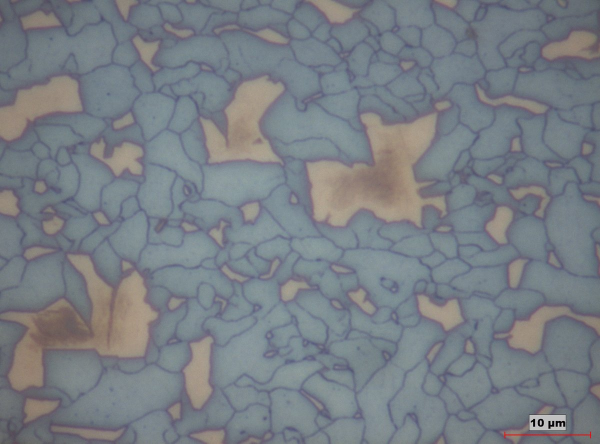
#> input picture Yaz_Staji_Goruntu_Isleme/02_Mikroyapi_Faz_Analizi/goruntuler/ornek_01.jpg, 1200 x 887 px (shown at 1/2 size)
$ python otsu_esikleme.py
#> lines starting #> are read from the running program, lines starting #| are printed output that depends on the picture; after the words box and inside, x2 and y2 are one past the last pixel; in counts of white or black regions, pixels touching at a corner belong together
import cv2
import numpy as np
import os

def nothing(x):
    pass

BASE_DIR = os.path.dirname(os.path.abspath(__file__))
dosya_adi = os.path.join(BASE_DIR, "goruntuler", "ornek_01.jpg")
image = cv2.imread(dosya_adi)
#> image is the input picture: shape (887, 1200, 3); mean B, G, R 132.4, 126, 120
if image is None:
    print(f"HATA: '{dosya_adi}' dosyası bulunamadı!")
    exit()

image = cv2.resize(image, (800, 600), interpolation=cv2.INTER_AREA)
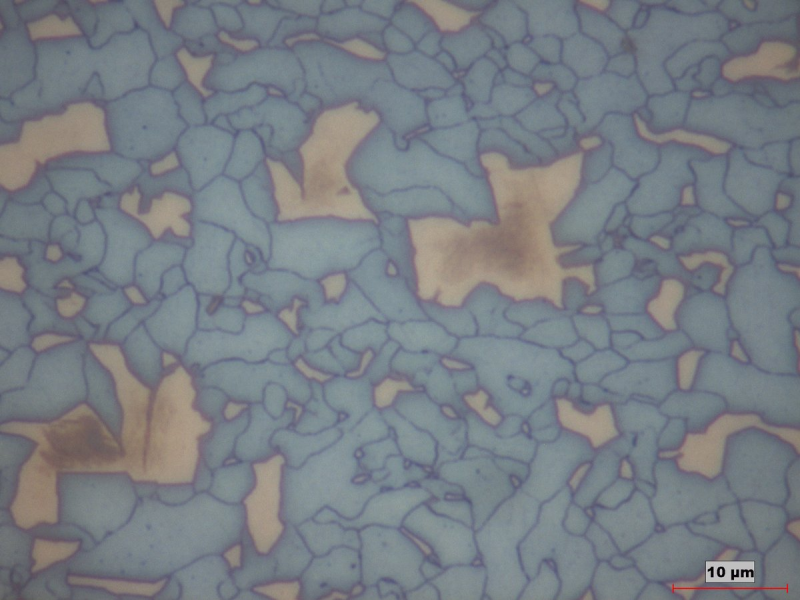
#> image: shape (600, 800, 3); mean B, G, R 132.4, 126, 120
display_base = image.copy()
gray = cv2.cvtColor(display_base, cv2.COLOR_BGR2GRAY)

# Hafif gürültü temizliği (kenarları bozmadan)
denoised = cv2.bilateralFilter(gray, d=7, sigmaColor=50, sigmaSpace=50)

# Otsu ile otomatik referans eşik
oto_esik, _ = cv2.threshold(denoised, 0, 255, cv2.THRESH_BINARY + cv2.THRESH_OTSU)
#> oto_esik = 125

cv2.namedWindow('Panel', cv2.WINDOW_NORMAL)
cv2.resizeWindow('Panel', 450, 260)
cv2.createTrackbar("Hassasiyet (%)", "Panel", 85, 120, nothing)   # Otsu'yu esnetir
cv2.createTrackbar("Kapama_Gucu", "Panel", 3, 15, nothing)        # kopuk sınırları birleştirir
cv2.createTrackbar("Min_Alan", "Panel", 30, 500, nothing)         # küçük benekleri siler

while True:
    tolerans = cv2.getTrackbarPos("Hassasiyet (%)", "Panel") / 100.0
    kapama_gucu = cv2.getTrackbarPos("Kapama_Gucu", "Panel")
    min_alan = cv2.getTrackbarPos("Min_Alan", "Panel")

    dinamik_esik = int(np.clip(oto_esik * tolerans, 1, 254))
#> dinamik_esik = 106
    _, raw_mask = cv2.threshold(denoised, dinamik_esik, 255, cv2.THRESH_BINARY)
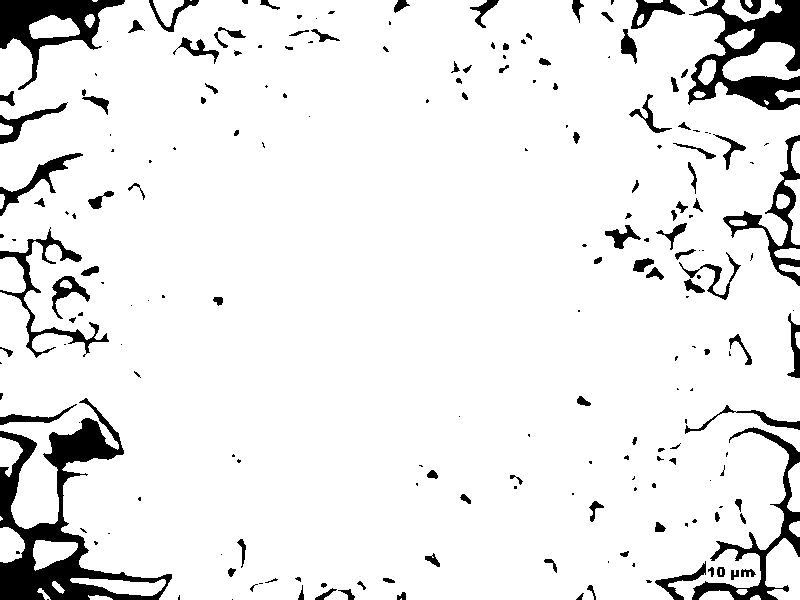
#> raw_mask: shape (600, 800); 91.9% white; 207 black regions (98 under 20 px), largest, box (x1, y1, x2, y2) and area: (0, 398, 172, 600) 9463, (688, 0, 800, 110) 5484, (0, 0, 125, 90) 3762

    # 1. Kopuk tane sınırlarını kapatmak için GÜÇLÜ morfolojik kapama
    k_close = cv2.getStructuringElement(cv2.MORPH_ELLIPSE, (kapama_gucu*2+1, kapama_gucu*2+1))
    closed = cv2.morphologyEx(raw_mask, cv2.MORPH_CLOSE, k_close)
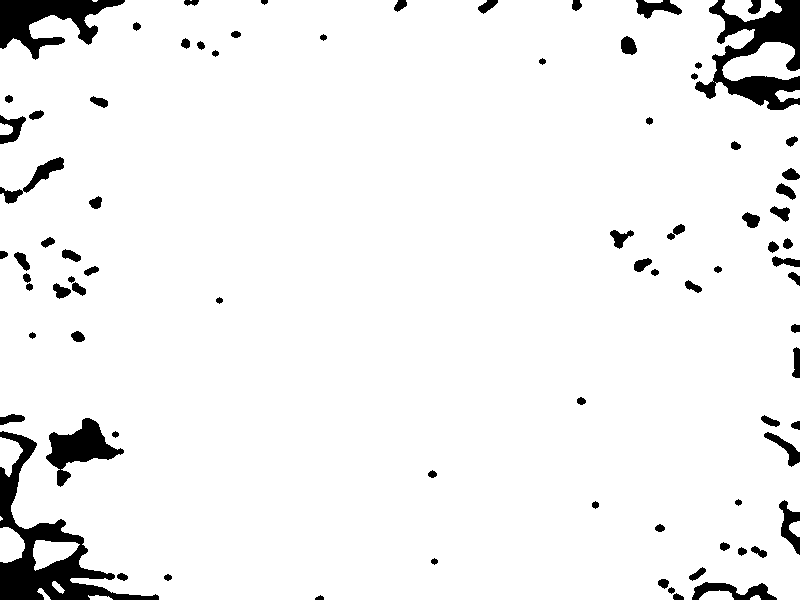
#> closed: shape (600, 800); 94.5% white; 82 black regions, largest, box (x1, y1, x2, y2) and area: (0, 431, 159, 600) 6346, (695, 0, 800, 110) 5015, (0, 0, 125, 60) 3425

    # 2. Ufak gürültü beneklerini alan bazlı temizle (connected components)
    num_labels, labels, stats, _ = cv2.connectedComponentsWithStats(closed, connectivity=8)
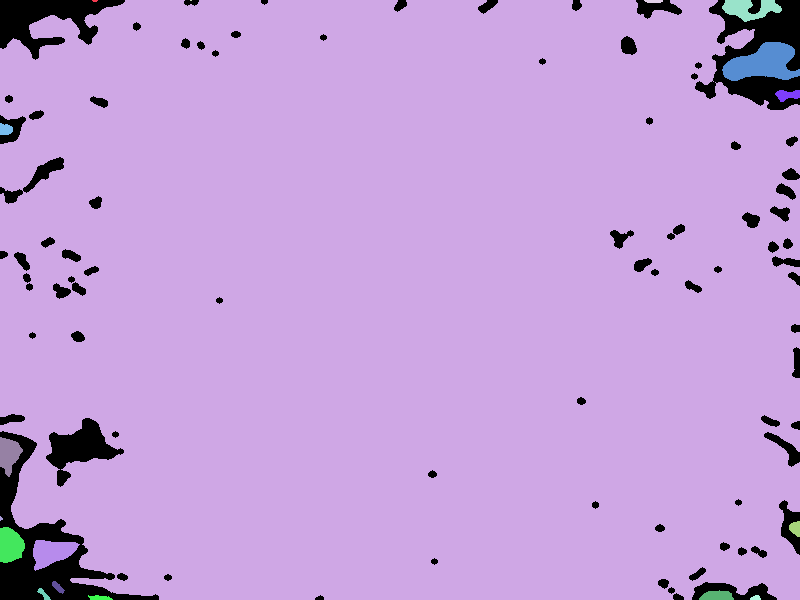
#> labels: shape (600, 800) int32; 19 distinct labels, from 0 to 18; one colour per label, 0 black
#> num_labels = 19; stats = 19 rows, first 6: [0, 0, 800, 600, 26452], [92, 0, 6, 2, 10], [0, 0, 800, 600, 447573], [190, 0, 2, 1, 2], [644, 0, 19, 3, 51], [722, 0, 60, 22, 774]
    clean_mask = np.zeros_like(closed)
    for i in range(1, num_labels):
        if stats[i, cv2.CC_STAT_AREA] >= min_alan:
            clean_mask[labels == i] = 255
#> clean_mask: shape (600, 800); 94.5% white; 82 black regions, largest, box (x1, y1, x2, y2) and area: (0, 431, 159, 600) 6356, (695, 0, 800, 110) 5015, (0, 0, 125, 60) 3435

    toplam_piksel = clean_mask.shape[0] * clean_mask.shape[1]
#> toplam_piksel = 480000
    beyaz_piksel = cv2.countNonZero(clean_mask)
#> beyaz_piksel = 453526
    faz_orani = (beyaz_piksel / toplam_piksel) * 100
#> faz_orani = 94.48

    segmented_overlay = display_base.copy()
    mask_bolgesi = (clean_mask == 255)
    if np.any(mask_bolgesi):
        segmented_overlay[mask_bolgesi, 0] = (segmented_overlay[mask_bolgesi, 0] * 0.4).astype(np.uint8)
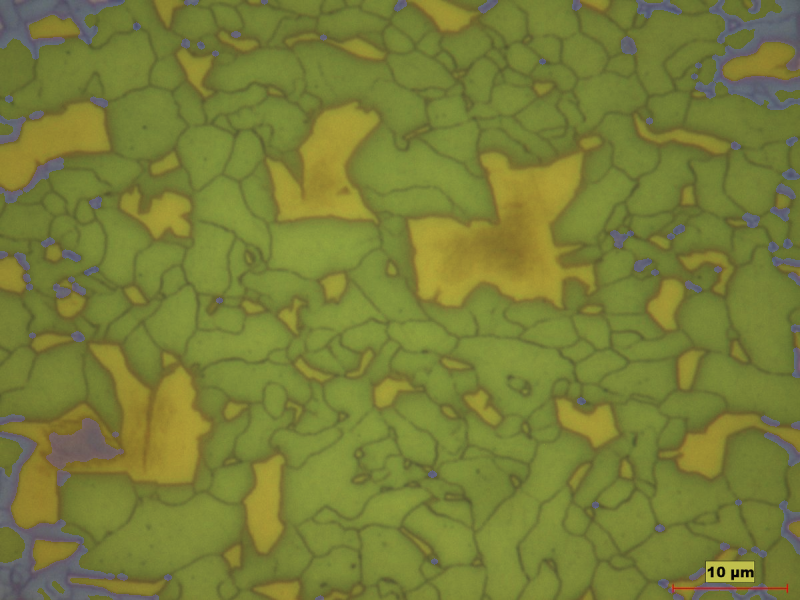
#> segmented_overlay: shape (600, 800, 3); mean B, G, R 56.2, 126, 120
        segmented_overlay[mask_bolgesi, 1] = (segmented_overlay[mask_bolgesi, 1] * 0.4).astype(np.uint8)
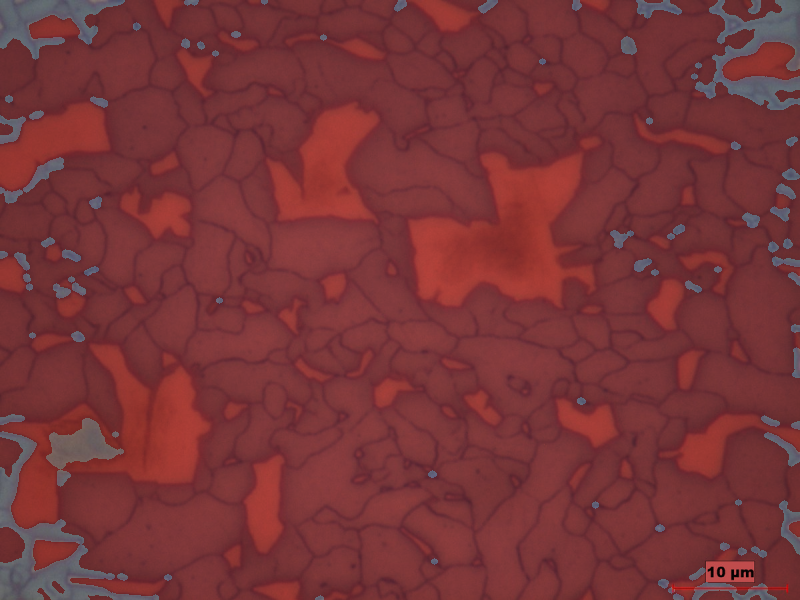
#> segmented_overlay: shape (600, 800, 3); mean B, G, R 56.2, 53.2, 120
        segmented_overlay[mask_bolgesi, 2] = np.clip(
            segmented_overlay[mask_bolgesi, 2] * 0.6 + 150, 0, 255
        ).astype(np.uint8)

    cv2.putText(segmented_overlay, f"Esik:{dinamik_esik} Oran:%{faz_orani:.2f}",
                (20, 40), cv2.FONT_HERSHEY_SIMPLEX, 0.7, (0, 255, 0), 2, cv2.LINE_AA)
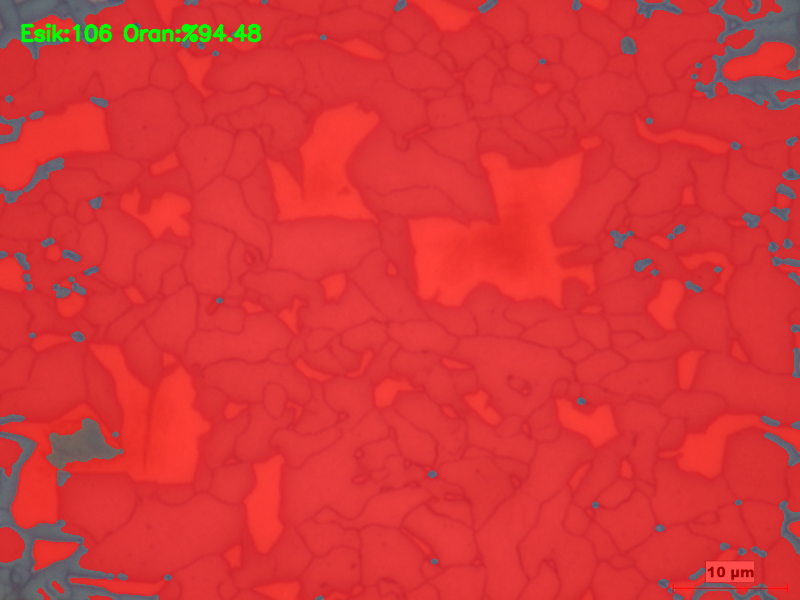
#> segmented_overlay: shape (600, 800, 3); mean B, G, R 55.9, 54.1, 214.7

    cv2.imshow("1 - Segmentasyon", segmented_overlay)
    cv2.imshow("2 - Maske", clean_mask)

    if cv2.waitKey(20) & 0xFF == ord('q'):
#> (key q is pressed here)
        print(f"\nFaz Orani: %{faz_orani:.2f}")
#| Faz Orani: %94.48
        break

cv2.destroyAllWindows()

$ run again, with Yaz_Staji_Goruntu_Isleme/02_Mikroyapi_Faz_Analizi/goruntuler/ornek_02.jpg copied over Yaz_Staji_Goruntu_Isleme/02_Mikroyapi_Faz_Analizi/goruntuler/ornek_01.jpg
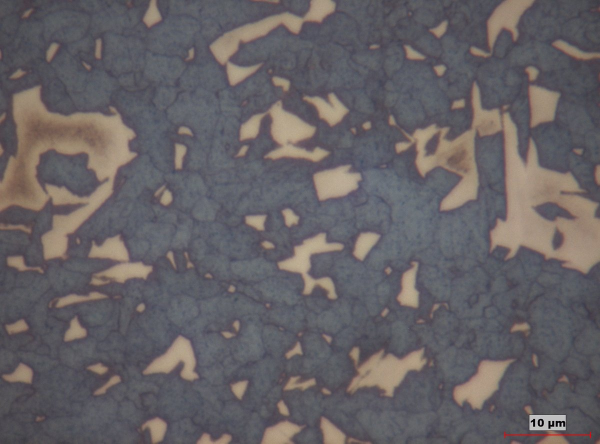
#> input picture Yaz_Staji_Goruntu_Isleme/02_Mikroyapi_Faz_Analizi/goruntuler/ornek_02.jpg, 1200 x 887 px (shown at 1/2 size)
#> image is the input picture: shape (887, 1200, 3); mean B, G, R 100.6, 97.1, 101.4
#> image: shape (600, 800, 3)
#> oto_esik = 116
#> dinamik_esik = 98
#> raw_mask: shape (600, 800); 31.4% white; 264 white regions (83 under 20 px), largest, box (x1, y1, x2, y2) and area: (317, 112, 800, 424) 48784, (0, 116, 183, 352) 19344, (279, 0, 448, 117) 5249
#> closed: shape (600, 800); 32.6% white; 201 white regions (71 under 20 px), largest, box (x1, y1, x2, y2) and area: (117, 112, 800, 424) 84833, (0, 116, 183, 352) 19477, (191, 401, 373, 516) 7750
#> labels: shape (600, 800) int32; 202 distinct labels, from 0 to 201
#> num_labels = 202; stats = 202 rows, first 6: [0, 0, 800, 600, 323518], [191, 0, 25, 37, 585], [353, 0, 19, 4, 57], [279, 0, 169, 128, 5424], [650, 0, 62, 66, 2035], [254, 8, 8, 7, 37]
#> after the loop `for i in range(1, num_labels):`:
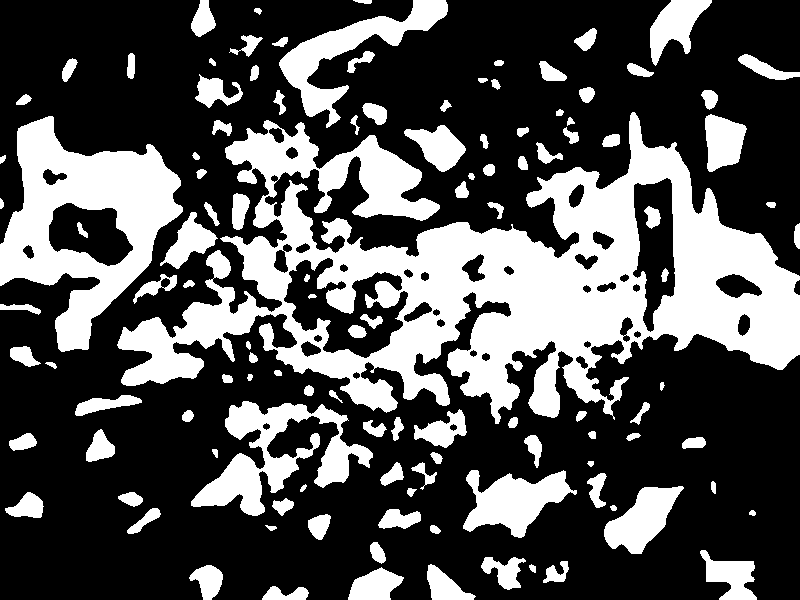
#> clean_mask: shape (600, 800); 32.4% white; 118 white regions, largest, box (x1, y1, x2, y2) and area: (117, 112, 800, 424) 84833, (0, 116, 183, 352) 19477, (191, 401, 373, 516) 7750
#> beyaz_piksel = 155618
#> faz_orani = 32.42
#> `cv2.putText(segmented_overlay, f"Esik:{dinamik_esik} Oran:%{faz_orani:..`:
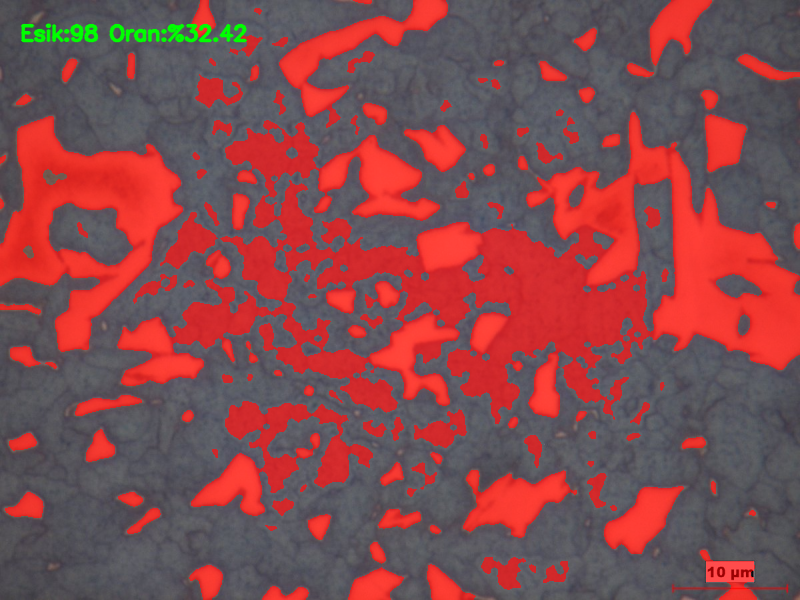
#> segmented_overlay: shape (600, 800, 3); mean B, G, R 77.9, 74.2, 132.5
#| Faz Orani: %32.42

$ run again, with Yaz_Staji_Goruntu_Isleme/02_Mikroyapi_Faz_Analizi/goruntuler/ornek_03.jpg copied over Yaz_Staji_Goruntu_Isleme/02_Mikroyapi_Faz_Analizi/goruntuler/ornek_01.jpg
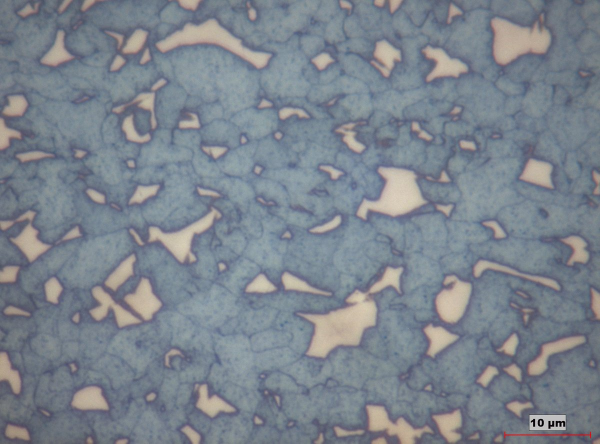
#> input picture Yaz_Staji_Goruntu_Isleme/02_Mikroyapi_Faz_Analizi/goruntuler/ornek_03.jpg, 1200 x 887 px (shown at 1/2 size)
#> image is the input picture: shape (887, 1200, 3); mean B, G, R 141.2, 131.4, 123.3
#> image: shape (600, 800, 3)
#> oto_esik = 134
#> dinamik_esik = 113
#> raw_mask: shape (600, 800); 81.9% white; 272 black regions (113 under 20 px), largest, box (x1, y1, x2, y2) and area: (0, 275, 181, 600) 20650, (631, 378, 800, 580) 10436, (0, 0, 215, 99) 7290
#> closed: shape (600, 800); 85.6% white; 168 black regions (1 under 20 px), largest, box (x1, y1, x2, y2) and area: (0, 276, 159, 600) 17582, (640, 378, 800, 577) 7998, (15, 0, 170, 98) 4322
#> `num_labels, labels, stats, _ = cv2.connectedComponentsWithStats(closed..`:
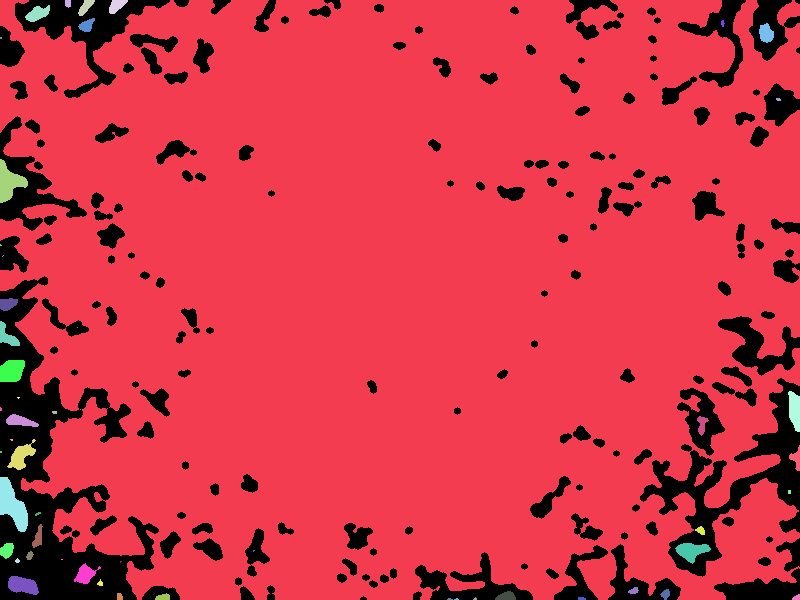
#> labels: shape (600, 800) int32; 54 distinct labels, from 0 to 53; one colour per label, 0 black
#> num_labels = 54; stats = 54 rows, first 6: [0, 0, 800, 600, 69184], [0, 0, 800, 600, 404027], [65, 0, 6, 8, 42], [78, 0, 17, 16, 142], [109, 0, 19, 14, 168], [25, 5, 25, 17, 253]
#> beyaz_piksel = 410616
#> faz_orani = 85.55
#> mask_bolgesi: shape (600, 800) bool; 85.5% white; 168 black regions (1 under 20 px), largest, box (x1, y1, x2, y2) and area: (0, 276, 159, 600) 17679, (640, 378, 800, 577) 8010, (15, 0, 170, 98) 4322
#> `cv2.putText(segmented_overlay, f"Esik:{dinamik_esik} Oran:%{faz_orani:..`:
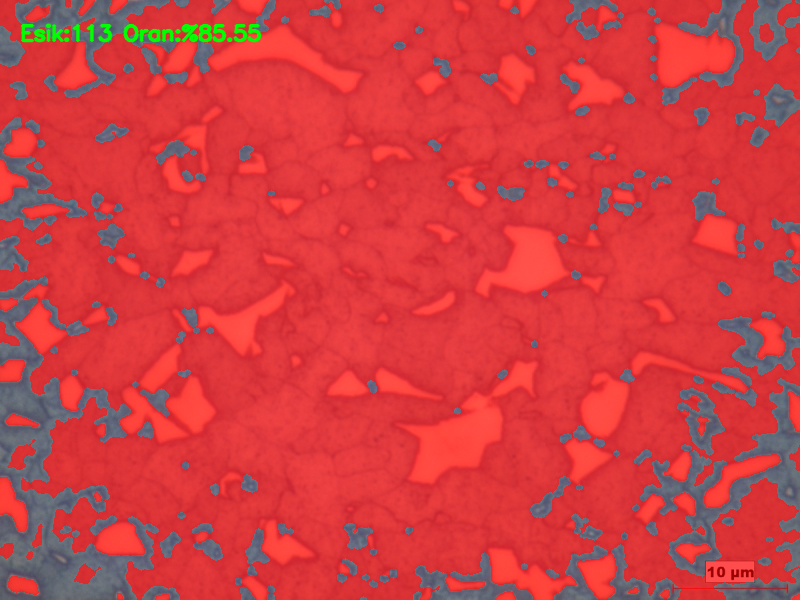
#> segmented_overlay: shape (600, 800, 3); mean B, G, R 66.2, 62, 206.3
#| Faz Orani: %85.55

$ run again, with Yaz_Staji_Goruntu_Isleme/02_Mikroyapi_Faz_Analizi/goruntuler/ornek_04.jpg copied over Yaz_Staji_Goruntu_Isleme/02_Mikroyapi_Faz_Analizi/goruntuler/ornek_01.jpg
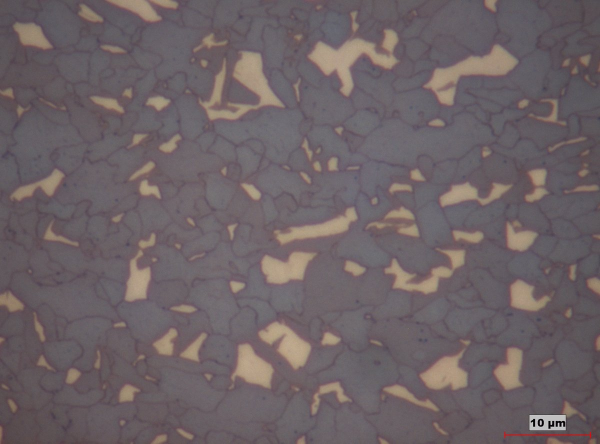
#> input picture Yaz_Staji_Goruntu_Isleme/02_Mikroyapi_Faz_Analizi/goruntuler/ornek_04.jpg, 1200 x 887 px (shown at 1/2 size)
#> image is the input picture: shape (887, 1200, 3); mean B, G, R 101.6, 98, 108.8
#> image: shape (600, 800, 3)
#> oto_esik = 120
#> dinamik_esik = 102
#> raw_mask: shape (600, 800); 34.4% white; 182 white regions (44 under 20 px), largest, box (x1, y1, x2, y2) and area: (186, 67, 630, 569) 97374, (409, 15, 533, 133) 5550, (564, 59, 691, 144) 4172
#> closed: shape (600, 800); 36.6% white; 126 white regions (34 under 20 px), largest, box (x1, y1, x2, y2) and area: (149, 15, 683, 569) 136708, (412, 477, 505, 593) 4564, (564, 59, 691, 144) 4175
#> labels: shape (600, 800) int32; 127 distinct labels, from 0 to 126
#> num_labels = 127; stats = 127 rows, first 6: [0, 0, 800, 600, 304515], [143, 0, 95, 31, 1520], [646, 0, 17, 15, 189], [106, 6, 31, 24, 400], [422, 7, 6, 5, 24], [149, 15, 534, 554, 136708]
#> beyaz_piksel = 175062
#> faz_orani = 36.47
#> `cv2.putText(segmented_overlay, f"Esik:{dinamik_esik} Oran:%{faz_orani:..`:
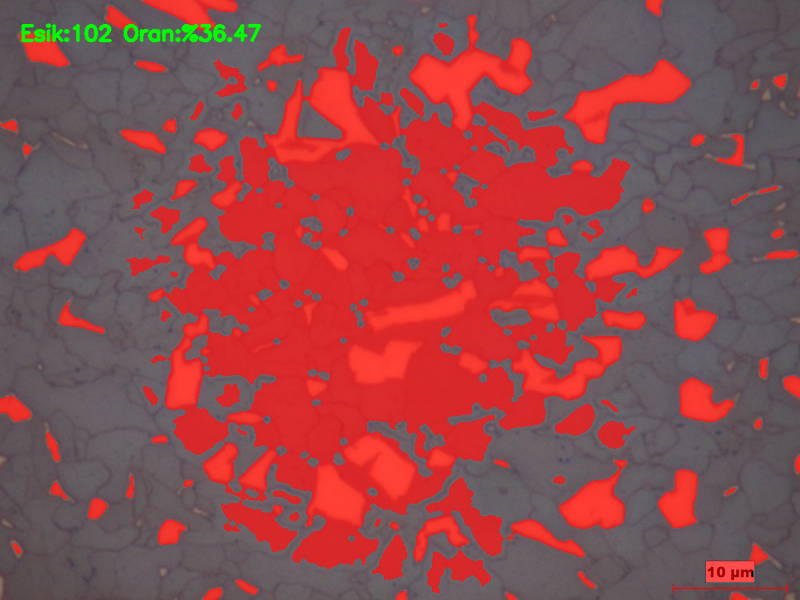
#> segmented_overlay: shape (600, 800, 3); mean B, G, R 76.7, 73.9, 144.5
#| Faz Orani: %36.47
